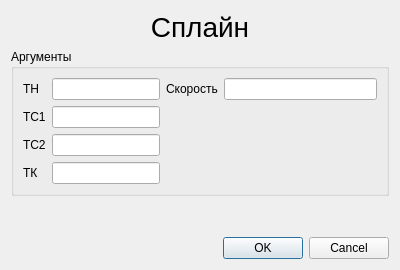
<?xml version="1.0" encoding="UTF-8"?>
<ui version="4.0">
 <class>SplineDialog</class>
 <widget class="QDialog" name="SplineDialog">
  <property name="geometry">
   <rect>
    <x>0</x>
    <y>0</y>
    <width>400</width>
    <height>270</height>
   </rect>
  </property>
  <property name="windowTitle">
   <string>Сплайн</string>
  </property>
  <property name="toolTip">
   <string>&lt;html&gt;&lt;head/&gt;&lt;body&gt;&lt;p align=&quot;justify&quot;&gt;&lt;span style=&quot; font-family:'-webkit-standard'; font-size:12pt; color:#000000;&quot;&gt;Быстрая клавиша &lt;/span&gt;&lt;span style=&quot; font-family:'-webkit-standard'; font-size:12pt; color:#3300ff;&quot;&gt;Shift+3 &lt;/span&gt;&lt;span style=&quot; font-family:'-webkit-standard'; font-size:12pt; color:#000000;&quot;/&gt;&lt;span style=&quot; font-family:'-webkit-standard'; font-size:12pt; color:#000000;&quot;&gt;TT СПЛАЙН [&lt;/span&gt;&lt;span style=&quot; font-family:'-webkit-standard'; font-size:12pt; font-weight:600; color:#000000;&quot;&gt;ТН, ТС1, ТС2, ТК,&lt;/span&gt;&lt;span style=&quot; font-family:'-webkit-standard'; font-size:12pt; color:#000000;&quot;&gt;(&lt;/span&gt;&lt;span style=&quot; font-family:'-webkit-standard'; font-size:12pt; font-style:italic; color:#000000;&quot;&gt;СКОРОСТЬ&lt;/span&gt;&lt;span style=&quot; font-family:'-webkit-standard'; font-size:12pt; color:#000000;&quot;&gt;)] &lt;/span&gt;&lt;span style=&quot; font-family:'-webkit-standard'; font-size:12pt; color:#000000;&quot;/&gt;&lt;span style=&quot; font-family:'-webkit-standard'; font-size:12pt; color:#000000;&quot;&gt;Перемещение из точки с номером &amp;lt;ТН&amp;gt; в точку с номером &lt;/span&gt;&lt;span style=&quot; font-family:'-webkit-standard'; font-size:12pt; color:#000000;&quot;&gt;в плоскости XY. &lt;br/&gt;&lt;/span&gt;&lt;span style=&quot; font-family:'-webkit-standard'; font-size:12pt; font-weight:600; color:#000000;&quot;&gt;ТН&lt;/span&gt;&lt;span style=&quot; font-family:'-webkit-standard'; font-size:12pt; color:#000000;&quot;&gt; – точка начальная. &lt;br/&gt;&lt;/span&gt;&lt;span style=&quot; font-family:'-webkit-standard'; font-size:12pt; font-weight:600; color:#000000;&quot;&gt;ТС1&lt;/span&gt;&lt;span style=&quot; font-family:'-webkit-standard'; font-size:12pt; color:#000000;&quot;&gt; – точка задающая исходящий угол. &lt;br/&gt;&lt;/span&gt;&lt;span style=&quot; font-family:'-webkit-standard'; font-size:12pt; font-weight:600; color:#000000;&quot;&gt;ТС2&lt;/span&gt;&lt;span style=&quot; font-family:'-webkit-standard'; font-size:12pt; color:#000000;&quot;&gt; – точка задающая входящий угол. &lt;br/&gt;&lt;/span&gt;&lt;span style=&quot; font-family:'-webkit-standard'; font-size:12pt; font-weight:600; color:#000000;&quot;&gt;TK&lt;/span&gt;&lt;span style=&quot; font-family:'-webkit-standard'; font-size:12pt; color:#000000;&quot;&gt; – точка конечная. &lt;br/&gt;(&lt;/span&gt;&lt;span style=&quot; font-family:'-webkit-standard'; font-size:12pt; font-weight:600; color:#000000;&quot;&gt;СКОРОСТЬ&lt;/span&gt;&lt;span style=&quot; font-family:'-webkit-standard'; font-size:12pt; color:#000000;&quot;&gt;)Скорость выполнения оператора (необязательный параметр). &lt;/span&gt;&lt;/p&gt;&lt;/body&gt;&lt;/html&gt;</string>
  </property>
  <property name="whatsThis">
   <string>&lt;html&gt;&lt;head/&gt;&lt;body&gt;&lt;p align=&quot;justify&quot;&gt;&lt;span style=&quot; font-family:'-webkit-standard'; font-size:12pt; color:#000000;&quot;&gt;Быстрая клавиша &lt;/span&gt;&lt;span style=&quot; font-family:'-webkit-standard'; font-size:12pt; color:#3300ff;&quot;&gt;Shift+3 &lt;/span&gt;&lt;span style=&quot; font-family:'-webkit-standard'; font-size:12pt; color:#000000;&quot;/&gt;&lt;span style=&quot; font-family:'-webkit-standard'; font-size:12pt; color:#000000;&quot;&gt;TT СПЛАЙН [&lt;/span&gt;&lt;span style=&quot; font-family:'-webkit-standard'; font-size:12pt; font-weight:600; color:#000000;&quot;&gt;ТН, ТС1, ТС2, ТК,&lt;/span&gt;&lt;span style=&quot; font-family:'-webkit-standard'; font-size:12pt; color:#000000;&quot;&gt;(&lt;/span&gt;&lt;span style=&quot; font-family:'-webkit-standard'; font-size:12pt; font-style:italic; color:#000000;&quot;&gt;СКОРОСТЬ&lt;/span&gt;&lt;span style=&quot; font-family:'-webkit-standard'; font-size:12pt; color:#000000;&quot;&gt;)] &lt;/span&gt;&lt;span style=&quot; font-family:'-webkit-standard'; font-size:12pt; color:#000000;&quot;/&gt;&lt;span style=&quot; font-family:'-webkit-standard'; font-size:12pt; color:#000000;&quot;&gt;Перемещение из точки с номером &amp;lt;ТН&amp;gt; в точку с номером &lt;/span&gt;&lt;span style=&quot; font-family:'-webkit-standard'; font-size:12pt; color:#000000;&quot;&gt;в плоскости XY. &lt;br/&gt;&lt;/span&gt;&lt;span style=&quot; font-family:'-webkit-standard'; font-size:12pt; font-weight:600; color:#000000;&quot;&gt;ТН&lt;/span&gt;&lt;span style=&quot; font-family:'-webkit-standard'; font-size:12pt; color:#000000;&quot;&gt; – точка начальная. &lt;br/&gt;&lt;/span&gt;&lt;span style=&quot; font-family:'-webkit-standard'; font-size:12pt; font-weight:600; color:#000000;&quot;&gt;ТС1&lt;/span&gt;&lt;span style=&quot; font-family:'-webkit-standard'; font-size:12pt; color:#000000;&quot;&gt; – точка задающая исходящий угол. &lt;br/&gt;&lt;/span&gt;&lt;span style=&quot; font-family:'-webkit-standard'; font-size:12pt; font-weight:600; color:#000000;&quot;&gt;ТС2&lt;/span&gt;&lt;span style=&quot; font-family:'-webkit-standard'; font-size:12pt; color:#000000;&quot;&gt; – точка задающая входящий угол. &lt;br/&gt;&lt;/span&gt;&lt;span style=&quot; font-family:'-webkit-standard'; font-size:12pt; font-weight:600; color:#000000;&quot;&gt;TK&lt;/span&gt;&lt;span style=&quot; font-family:'-webkit-standard'; font-size:12pt; color:#000000;&quot;&gt; – точка конечная. &lt;br/&gt;(&lt;/span&gt;&lt;span style=&quot; font-family:'-webkit-standard'; font-size:12pt; font-weight:600; color:#000000;&quot;&gt;СКОРОСТЬ&lt;/span&gt;&lt;span style=&quot; font-family:'-webkit-standard'; font-size:12pt; color:#000000;&quot;&gt;)Скорость выполнения оператора (необязательный параметр). &lt;/span&gt;&lt;/p&gt;&lt;/body&gt;&lt;/html&gt;</string>
  </property>
  <layout class="QVBoxLayout" name="verticalLayout">
   <item>
    <widget class="QLabel" name="spline_title_label">
     <property name="font">
      <font>
       <pointsize>21</pointsize>
      </font>
     </property>
     <property name="text">
      <string>Сплайн</string>
     </property>
     <property name="alignment">
      <set>Qt::AlignCenter</set>
     </property>
    </widget>
   </item>
   <item>
    <widget class="QGroupBox" name="spline_arguments_groupBox">
     <property name="title">
      <string>Аргументы</string>
     </property>
     <layout class="QGridLayout" name="gridLayout">
      <item row="0" column="0">
       <widget class="QLabel" name="spline_start_point_label">
        <property name="text">
         <string>ТН</string>
        </property>
       </widget>
      </item>
      <item row="1" column="1" colspan="2">
       <widget class="QLineEdit" name="spline_output_angle_point_lineEdit"/>
      </item>
      <item row="0" column="1" colspan="2">
       <widget class="QLineEdit" name="spline_start_point_lineEdit"/>
      </item>
      <item row="2" column="0">
       <widget class="QLabel" name="spline_input_angle_point_label">
        <property name="text">
         <string>ТС2</string>
        </property>
       </widget>
      </item>
      <item row="2" column="1" colspan="2">
       <widget class="QLineEdit" name="spline_input_angle_point_lineEdit"/>
      </item>
      <item row="1" column="0">
       <widget class="QLabel" name="spline_output_angle_point_label">
        <property name="text">
         <string>ТС1</string>
        </property>
       </widget>
      </item>
      <item row="0" column="4">
       <widget class="QLineEdit" name="spline_velocity_lineEdit"/>
      </item>
      <item row="3" column="0">
       <widget class="QLabel" name="spline_finish_point_label">
        <property name="text">
         <string>ТК</string>
        </property>
       </widget>
      </item>
      <item row="0" column="3">
       <widget class="QLabel" name="spline_velocity_label">
        <property name="text">
         <string>Скорость</string>
        </property>
       </widget>
      </item>
      <item row="3" column="1" colspan="2">
       <widget class="QLineEdit" name="spline_finish_point_lineEdit"/>
      </item>
     </layout>
    </widget>
   </item>
   <item>
    <spacer name="verticalSpacer">
     <property name="orientation">
      <enum>Qt::Vertical</enum>
     </property>
     <property name="sizeHint" stdset="0">
      <size>
       <width>20</width>
       <height>100</height>
      </size>
     </property>
    </spacer>
   </item>
   <item>
    <widget class="QDialogButtonBox" name="buttonBox">
     <property name="orientation">
      <enum>Qt::Horizontal</enum>
     </property>
     <property name="standardButtons">
      <set>QDialogButtonBox::Cancel|QDialogButtonBox::Ok</set>
     </property>
    </widget>
   </item>
  </layout>
 </widget>
 <resources/>
 <connections>
  <connection>
   <sender>buttonBox</sender>
   <signal>accepted()</signal>
   <receiver>SplineDialog</receiver>
   <slot>accept()</slot>
   <hints>
    <hint type="sourcelabel">
     <x>248</x>
     <y>254</y>
    </hint>
    <hint type="destinationlabel">
     <x>157</x>
     <y>274</y>
    </hint>
   </hints>
  </connection>
  <connection>
   <sender>buttonBox</sender>
   <signal>rejected()</signal>
   <receiver>SplineDialog</receiver>
   <slot>reject()</slot>
   <hints>
    <hint type="sourcelabel">
     <x>316</x>
     <y>260</y>
    </hint>
    <hint type="destinationlabel">
     <x>286</x>
     <y>274</y>
    </hint>
   </hints>
  </connection>
 </connections>
</ui>
